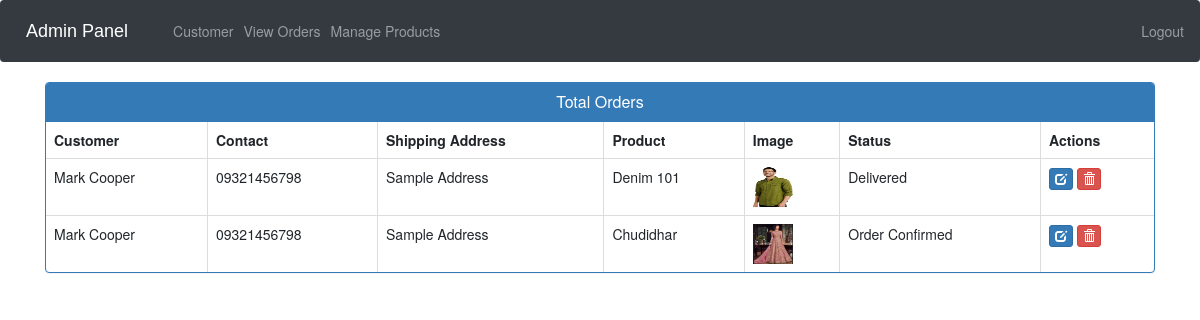
The page /admin-view-booking (signed in) on the database its author committed.
### ecom/models.py (models this page shows, shortened)
class Customer(models.Model):
    user=models.OneToOneField(User,on_delete=models.CASCADE)
    profile_pic= models.ImageField(upload_to='profile_pic/CustomerProfilePic/',null=True,blank=True)
    address = models.CharField(max_length=40)
    mobile = models.CharField(max_length=20,null=False)
    @property
    def get_name(self):
        return self.user.first_name+" "+self.user.last_name

class Orders(models.Model):
    STATUS =(
        ('Pending','Pending'),
        ('Order Confirmed','Order Confirmed'),
        ('Out for Delivery','Out for Delivery'),
        ('Delivered','Delivered'),
    )
    customer=models.ForeignKey('Customer', on_delete=models.CASCADE,null=True)
    product=models.ForeignKey('Product',on_delete=models.CASCADE,null=True)
    email = models.CharField(max_length=50,null=True)
    address = models.CharField(max_length=500,null=True)
    mobile = models.CharField(max_length=20,null=True)
    order_date= models.DateField(auto_now_add=True,null=True)
    status=models.CharField(max_length=50,null=True,choices=STATUS)

class Product(models.Model):
    name=models.CharField(max_length=40)
    product_image= models.ImageField(upload_to='product_image/',null=True,blank=True)
    price = models.PositiveIntegerField()
    description=models.CharField(max_length=40)

### ecom/views.py (the view)
# urls.py: path('admin-view-booking', views.admin_view_booking_view,name='admin-view-booking'),
@login_required(login_url='adminlogin')
def admin_view_booking_view(request):
    orders=models.Orders.objects.all()
    ordered_products=[]
    ordered_bys=[]
    for order in orders:
        ordered_product=models.Product.objects.all().filter(id=order.product.id)
        ordered_by=models.Customer.objects.all().filter(id = order.customer.id)
        ordered_products.append(ordered_product)
        ordered_bys.append(ordered_by)
    return render(request,'ecom/admin_view_booking.html',{'data':zip(ordered_products,ordered_bys,orders)})

### templates/ecom/admin_view_booking.html (shortened to what this page needs)
{% extends 'ecom/admin_base.html' %}
{% load static %}
{% block content %}
<head>
  <link href="//netdna.bootstrapcdn.com/bootstrap/3.0.0/css/bootstrap.min.css" rel="stylesheet" id="bootstrap-css">
</head>
<div class="container">
  <div class="panel panel-primary">
    <div class="panel-heading">
      <h6 class="panel-title">Total Orders</h6>
    </div>
    <table class="table table-hover table-bordered" id="dev-table">
      <thead>
        <tr>
          <th>Customer</th>
          <th>Contact</th>
          <th>Shipping Address</th>
          <th>Product</th>
          <th>Image</th>
          <th>Status</th>
          <th>Actions</th>
        </tr>
      </thead>
      {% for product,customer,order in data %}
      <tr>
        {% for c in customer %}
        <td> {{c.get_name}}</td>
        <td>{{c.mobile}}</td>
        <td>{{order.address}}</td>
        {% endfor %}
        {% for p in product %}
        <td> {{p.name}}</td>
        <td> <img src="{% static p.product_image.url %}" alt="Profile Pic" height="40px" width="40px" /></td>
        <td>{{order.status}}</td>
        <td><a class="btn btn-primary btn-xs" href="{% url 'update-order' order.id  %}"><span class="glyphicon glyphicon-edit"></span></a>
        <a class="btn btn-danger btn-xs" href="{% url 'delete-order' order.id  %}"><span class="glyphicon glyphicon-trash"></span></a></td>
        {% endfor %}
      </tr>
      {% endfor %}
    </table>
  </div>
</div>
{% endblock content %}

### templates/ecom/admin_view_booking.html (style rules this page uses)
a:link { text-decoration: none; }
h6 { text-align: center; }

### rows shown on the page
Orders: address "Sample Address", status "Delivered"
Customer: get_name "Mark Cooper", mobile "09321456798"
Product: name "Denim 101", product_image (picture)
Orders: address "Sample Address", status "Order Confirmed"
Product: name "Chudidhar", product_image (picture)
